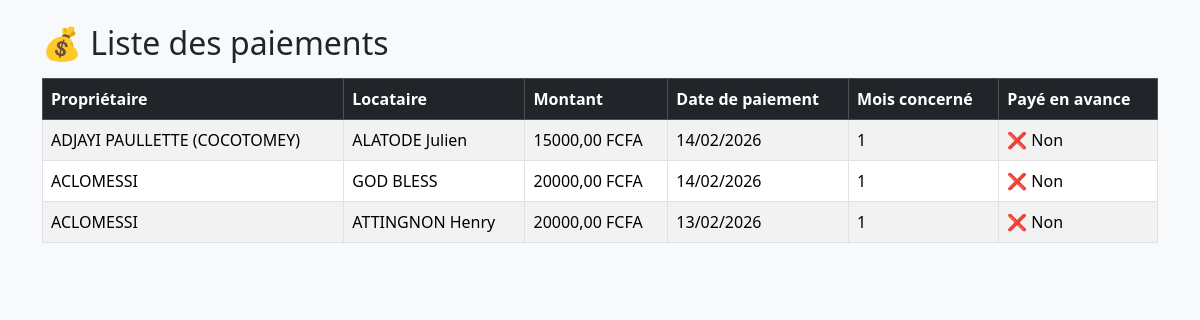
The page /paiements/ on the database its author committed.
### core/models.py (models this page shows, shortened)
class Paiement(models.Model):
    MOIS_CHOICES = [
        (1, "Janvier"),
        (2, "Février"),
        (3, "Mars"),
        (4, "Avril"),
        (5, "Mai"),
        (6, "Juin"),
        (7, "Juillet"),
        (8, "Août"),
        (9, "Septembre"),
        (10, "Octobre"),
        (11, "Novembre"),
        (12, "Décembre"),
    ]
    proprietaire = models.ForeignKey(
        Proprietaire,
        on_delete=models.CASCADE,
        related_name="paiements",
        verbose_name="Propriétaire"
    )
    locataire = models.ForeignKey(
        Locataire,
        on_delete=models.CASCADE,
        related_name="paiements",
        verbose_name="Locataire"
    )
    date_paiement = models.DateField(verbose_name="Date de paiement")
    mois_concerne = models.IntegerField(
        choices=MOIS_CHOICES,
        verbose_name="Mois concerné",
        null=True,
        blank=True
    )
    annee = models.IntegerField(verbose_name="Année", null=True, blank=True)
    montant = models.DecimalField(max_digits=10, decimal_places=2, default=0, verbose_name="Montant")
    paye_en_avance = models.BooleanField(default=False, verbose_name="Payé en avance")
    def save(self, *args, **kwargs):
        if self.date_paiement and not self.annee:
            self.annee = self.date_paiement.year
        super().save(*args, **kwargs)
    class Meta:  # ✅ Même indentation que def save
        constraints = [
            models.UniqueConstraint(
                fields=['locataire', 'mois_concerne', 'annee'],
                name='unique_paiement_locataire_mois_annee',
            )
        ]

class Proprietaire(models.Model):
    nom = models.CharField(max_length=100)
    numero = models.CharField(max_length=20, default="0000000000")

class Locataire(models.Model):
    nom = models.CharField(max_length=100)
    numero = models.CharField(max_length=20, default="0000000000")
    loyer_mensuel = models.DecimalField(max_digits=10, decimal_places=2, default=0)
    proprietaire = models.ForeignKey(
        Proprietaire,
        on_delete=models.CASCADE,
        related_name="locataires",
        verbose_name="Propriétaire"
    )

### core/views.py (the view)
# urls.py: path("paiements/", views.liste_paiements, name="liste_paiements"),
def liste_paiements(request):
    paiements = Paiement.objects.select_related("locataire", "proprietaire").all().order_by("-date_paiement")
    return render(request, "core/liste_paiements.html", {"paiements": paiements})

### core/templates/core/liste_paiements.html (shortened to what this page needs)
<!DOCTYPE html>
<html lang="fr">
<head>
  <link rel="stylesheet" href="https://cdn.jsdelivr.net/npm/bootstrap@5.3.2/dist/css/bootstrap.min.css">
</head>
<body class="container mt-4 bg-light">
  <h2>💰 Liste des paiements</h2>
  <table class="table table-striped table-bordered mt-3">
    <thead class="table-dark">
      <tr>
        <th>Propriétaire</th>
        <th>Locataire</th>
        <th>Montant</th>
        <th>Date de paiement</th>
        <th>Mois concerné</th>
        <th>Payé en avance</th>
      </tr>
    </thead>
    <tbody>
      {% for paiement in paiements %}
      <tr>
        <td>{{ paiement.proprietaire.nom }}</td>
        <td>{{ paiement.locataire.nom }}</td>
        <td>{{ paiement.montant|floatformat:2 }} FCFA</td>
        <td>{{ paiement.date_paiement|date:"d/m/Y" }}</td>
        <td>
          {% if MOIS_FR %}
            {{ MOIS_FR.paiement.mois_concerne }}
          {% else %}
            {{ paiement.mois_concerne }}
          {% endif %}
        </td>
        <td>{% if paiement.paye_en_avance %}✅ Oui{% else %}❌ Non{% endif %}</td>
      </tr>
      {% empty %}
      <tr>
        <td colspan="6" class="text-center">Aucun paiement enregistré</td>
      </tr>
      {% endfor %}
    </tbody>
  </table>
</body>
</html>

### rows shown on the page
Paiement: proprietaire.nom "ADJAYI PAULLETTE (COCOTOMEY)", locataire.nom "ALATODE Julien", montant "15000,00", date_paiement "14/02/2026", mois_concerne "1", paye_en_avance "❌ Non"
Paiement: proprietaire.nom "ACLOMESSI", locataire.nom "GOD BLESS", montant "20000,00", date_paiement "14/02/2026", mois_concerne "1", paye_en_avance "❌ Non"
Paiement: proprietaire.nom "ACLOMESSI", locataire.nom "ATTINGNON Henry", montant "20000,00", date_paiement "13/02/2026", mois_concerne "1", paye_en_avance "❌ Non"
